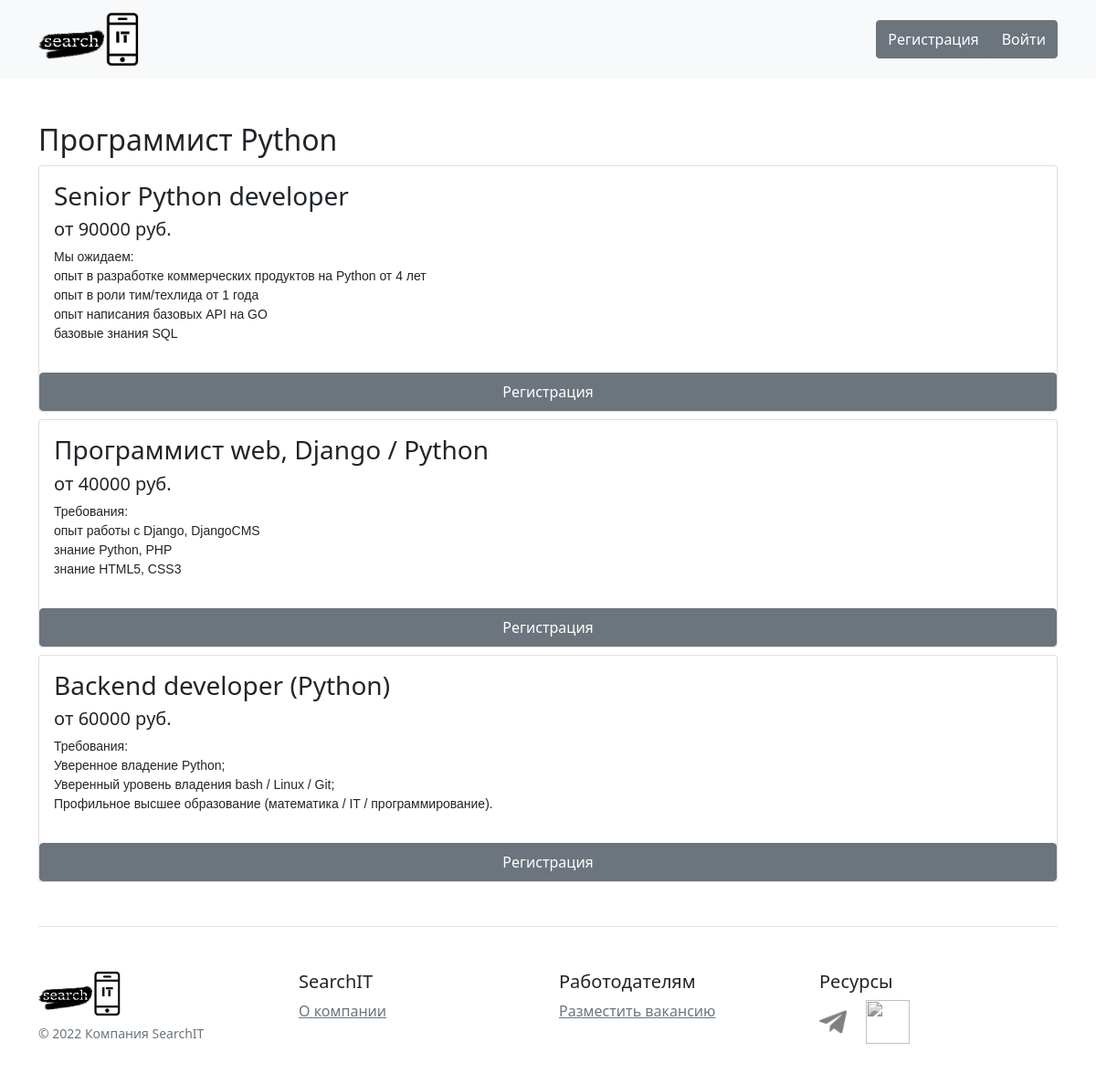
/category/6/, run on the app's committed database.
### main/models.py (models this page shows, shortened)
class VacanciesCategory(models.Model):
    title = models.CharField('Название', max_length=32)
    task = models.TextField('Описание')
    def __str__(self):
        return self.title
    def vacancies(self):
        return Vacancy.objects.filter(category_id=self.id, status=1)
    class Meta:
        verbose_name = 'категорию'
        verbose_name_plural = 'категории'

class Vacancy(models.Model):
    STATUS_CHOICES = (
        (0, 'В рассмотрении'),
        (1, 'Принят'),
        (2, 'Не принят')
    )
    company_name = models.CharField('Название компании', max_length=255)
    mail = models.CharField('Почта', max_length=255)
    number = models.CharField('Телефон', max_length=12)
    status = models.IntegerField(choices=STATUS_CHOICES, default=0)
    category = models.ForeignKey(VacanciesCategory, models.CASCADE, verbose_name='Категория')
    title = models.CharField('Название вакансии', max_length=255)
    salary = models.IntegerField('Запрлата')
    text = models.TextField('Описание')
    def description(self):
        return (self.text[:200] + '..') if len(self.text) > 200 else self.text
    class Meta:
        verbose_name = 'вакансию'
        verbose_name_plural = 'вакансии'

### main/views.py (the view)
# urls.py: path('category/<int:pk>/', views.CategoryView.as_view(), name='vacancies_list'),
class CategoryView(generic.DetailView):
    model = VacanciesCategory
    template_name = 'main/vacancies_list.html'

### main/templates/main/vacancies_list.html (shortened to what this page needs)
{% extends 'base.html' %}
{% block content %}
    <div class="container mt-5">
        <h2>{{ vacanciescategory }}</h2>
        {% for vacancy in vacanciescategory.vacancies %}
            <div class="card mt-2">
                <div class="card-body">
                    <h3 class="card-title">{{ vacancy.title }}</h3>
                    <h5 class="card-title bold">от {{ vacancy.salary }} руб.</h5>
                    <pre style="font-family: sans-serif">{{ vacancy.description }}</pre>
                </div>
                {% if request.user.is_authenticated %}
                    <div class="card-footer">
                        <a class="btn btn-secondary float-end"
                           href="{% url 'create_summary' vacancy.id %}">Откликнуться</a>
                    </div>
                {% else %}
                    <a class="py-2 d-none d-md-inline-block btn btn-secondary"
                       href="{% url 'register' %}">Регистрация</a>
                {% endif %}
            </div>
        {% endfor %}
    </div>
{% endblock %}

### data on the page
VacanciesCategory: title "Программист Python"
Vacancy: title "Senior Python developer", salary "90000", description "Мы ожидаем: опыт в разработке коммерческих продуктов на Python от 4 лет опыт в роли тим/техлида от 1 года опыт написания базовых API на GO базовые знания SQL"
Vacancy: title "Программист web, Django / Python", salary "40000", description "Требования: опыт работы с Django, DjangoCMS знание Python, PHP знание HTML5, CSS3"
Vacancy: title "Backend developer (Python)", salary "60000", description "Требования: Уверенное владение Python; Уверенный уровень владения bash / Linux / Git; Профильное высшее образование (математика / IT / программирование)."
